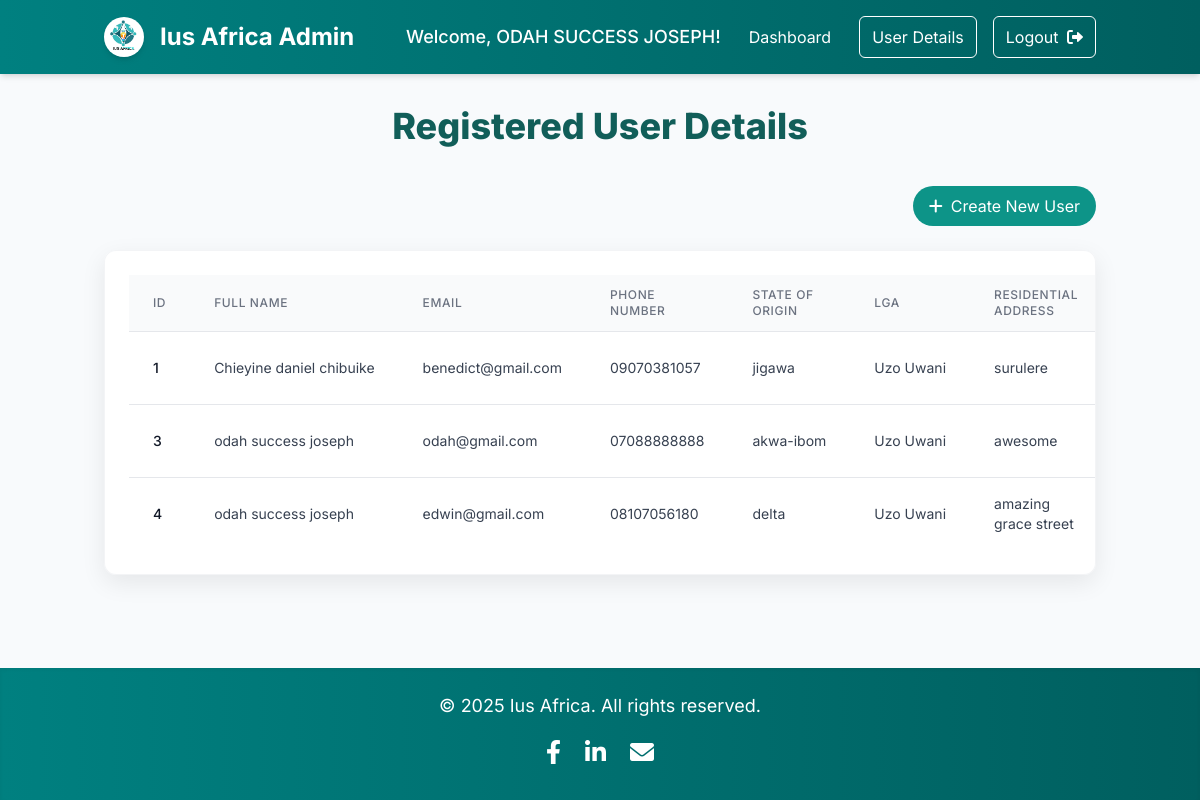
The page /admin/user_details (signed in) on the database its author committed.
### app.py (models this page shows, shortened)
class RegularUser(db.Model):
    id = db.Column(db.Integer, primary_key=True)
    full_name = db.Column(db.String(100), nullable=False)
    email = db.Column(db.String(120), unique=True, nullable=False)
    phone_number = db.Column(db.String(20), unique=True, nullable=False)
    profile_picture_filename = db.Column(db.String(255), nullable=True)
    state_of_origin = db.Column(db.String(100), nullable=False)
    lga = db.Column(db.String(100), nullable=False)
    residential_address = db.Column(db.Text, nullable=False)
    password_hash = db.Column(db.String(255), nullable=False)
    registered_at = db.Column(db.DateTime, default=datetime.utcnow)
    bio = db.Column(db.Text, nullable=True) # Added bio field
    interests = db.Column(db.String(255), nullable=True) # Added interests field

### app.py (the view)
@app.route('/admin/user_details')
def admin_user_details():
    if 'admin_logged_in' not in session or not session['admin_logged_in']:
        flash('Please login to access this page.', 'error')
        return redirect(url_for('admin_login'))
    all_regular_users = RegularUser.query.all()
    admin_name = session.get('admin_name', 'Admin')
    return render_template('admin_user_details.html', users=all_regular_users, admin_name=admin_name)

### templates/admin_user_details.html (shortened to what this page needs)
<!DOCTYPE html>
<html lang="en">
<head>
    <script src="https://cdn.tailwindcss.com"></script>
    <link rel="stylesheet" href="https://cdnjs.cloudflare.com/ajax/libs/font-awesome/6.0.0-beta3/css/all.min.css">
</head>
<body class="antialiased flex flex-col min-h-screen">
    <header class="header-gradient-bg text-white py-4 shadow-md">
        <div class="container mx-auto px-4 flex justify-between items-center">
            <div class="flex items-center space-x-4">
                <a href="{{ url_for('admin_dashboard') }}" class="flex items-center space-x-4">
                    <img src="{{ url_for('static', filename='logo.jpg') }}" alt="Ius Africa Logo" class="w-10 h-10 rounded-full shadow-md">
                    <h1 class="text-2xl font-bold">Ius Africa Admin</h1>
                </a>
            </div>
            <nav class="flex items-center space-x-4">
                <span class="text-white text-lg font-medium">Welcome, {{ admin_name }}!</span>
                <a href="{{ url_for('admin_dashboard') }}" class="text-white hover:text-gray-200 transition-colors duration-300 px-3 py-2 rounded-md">Dashboard</a>
                <a href="{{ url_for('admin_user_details') }}" class="text-white hover:text-gray-200 transition-colors duration-300 px-3 py-2 rounded-md border border-white hover:bg-white hover:text-teal-600">User Details</a>
                <a href="{{ url_for('admin_logout') }}" class="text-white hover:text-gray-200 transition-colors duration-300 px-3 py-2 rounded-md border border-white hover:bg-white hover:text-teal-600">
                    Logout <i class="fas fa-sign-out-alt ml-1"></i>
                </a>
            </nav>
        </div>
    </header>
    <main class="flex-grow container mx-auto px-4 py-8">
        <h2 class="text-4xl font-extrabold text-center mb-10 text-teal-800">Registered User Details</h2>
        <div class="flex justify-end mb-6">
            <button id="create-user-btn" class="bg-teal-600 text-white py-2 px-4 rounded-full hover:bg-teal-700 transition-colors duration-300 flex items-center justify-center text-sm md:text-base">
                <i class="fas fa-plus mr-2"></i> Create New User
            </button>
        </div>
        <div class="bg-white p-6 rounded-xl table-card-shadow border border-gray-100 overflow-x-auto">
            {% if users %}
            <table class="min-w-full divide-y divide-gray-200">
                <thead class="bg-gray-50">
                    <tr>
                        <th scope="col" class="px-6 py-3 text-left text-xs font-medium text-gray-500 uppercase tracking-wider">ID</th>
                        <th scope="col" class="px-6 py-3 text-left text-xs font-medium text-gray-500 uppercase tracking-wider">Full Name</th>
                        <th scope="col" class="px-6 py-3 text-left text-xs font-medium text-gray-500 uppercase tracking-wider">Email</th>
                        <th scope="col" class="px-6 py-3 text-left text-xs font-medium text-gray-500 uppercase tracking-wider">Phone Number</th>
                        <th scope="col" class="px-6 py-3 text-left text-xs font-medium text-gray-500 uppercase tracking-wider">State of Origin</th>
                        <th scope="col" class="px-6 py-3 text-left text-xs font-medium text-gray-500 uppercase tracking-wider">LGA</th>
                        <th scope="col" class="px-6 py-3 text-left text-xs font-medium text-gray-500 uppercase tracking-wider">Residential Address</th>
                    </tr>
                </thead>
                <tbody class="bg-white divide-y divide-gray-200">
                    {% for user in users %}
                    <tr>
                        <td class="px-6 py-4 whitespace-nowrap text-sm font-medium text-gray-900">{{ user.id }}</td>
                        <td class="px-6 py-4 whitespace-nowrap text-sm text-gray-700">{{ user.full_name }}</td>
                        <td class="px-6 py-4 whitespace-nowrap text-sm text-gray-700">{{ user.email }}</td>
                        <td class="px-6 py-4 whitespace-nowrap text-sm text-gray-700">{{ user.phone_number }}</td>
                        <td class="px-6 py-4 whitespace-nowrap text-sm text-gray-700">{{ user.state_of_origin }}</td>
                        <td class="px-6 py-4 whitespace-nowrap text-sm text-gray-700">{{ user.lga }}</td>
                        <td class="px-6 py-4 text-sm text-gray-700 max-w-xs overflow-hidden text-ellipsis">{{ user.residential_address }}</td>
                    </tr>
                    {% endfor %}
                </tbody>
            </table>
            {% else %}
            <p class="text-center text-gray-600 py-4">No regular users registered yet.</p>
            {% endif %}
        </div>
    </main>
    <footer class="header-gradient-bg text-white py-6 mt-auto shadow-inner">
        <div class="container mx-auto px-4 text-center">
            <p class="mb-4 text-lg">&copy; 2025 Ius Africa. All rights reserved.</p>
            <div class="flex justify-center space-x-6 mb-2">
                <a href="https://www.facebook.com/profile.php?id=61565971682688" target="_blank" rel="noopener noreferrer" class="text-white hover:text-gray-200 transition-colors duration-300">
                    <i class="fab fa-facebook-f text-2xl"></i>
                </a>
                <a href="https://www.linkedin.com/company/105226035/admin/dashboard/" target="_blank" rel="noopener noreferrer" class="text-white hover:text-gray-200 transition-colors duration-300">
                    <i class="fab fa-linkedin-in text-2xl"></i>
                </a>
                <a href="mailto:iusafrica2@gmail.com" class="text-white hover:text-gray-200 transition-colors duration-300">
                    <i class="fas fa-envelope text-2xl"></i>
                </a>
            </div>
        </div>
    </footer>
</body>
</html>

### templates/admin_user_details.html (style rules this page uses)
body { font-family: 'Inter', sans-serif; background-color: #f8fafc; color: #1a202c; }
.header-gradient-bg { background: linear-gradient(to right, #008080, #005f5f); }
.table-card-shadow { box-shadow: 0 8px 24px rgba(0, 0, 0, 0.08); }

### rows shown on the page
RegularUser: id "1", full_name "Chieyine daniel chibuike", email "benedict@gmail.com", phone_number "09070381057", state_of_origin "jigawa", lga "Uzo Uwani", residential_address "surulere"
RegularUser: id "3", full_name "odah success joseph", email "odah@gmail.com", phone_number "07088888888", state_of_origin "akwa-ibom", lga "Uzo Uwani", residential_address "awesome"
RegularUser: id "4", full_name "odah success joseph", email "edwin@gmail.com", phone_number "08107056180", state_of_origin "delta", lga "Uzo Uwani", residential_address "amazing grace street"

### other values the page prints
{{ admin_name }} "ODAH SUCCESS JOSEPH"
